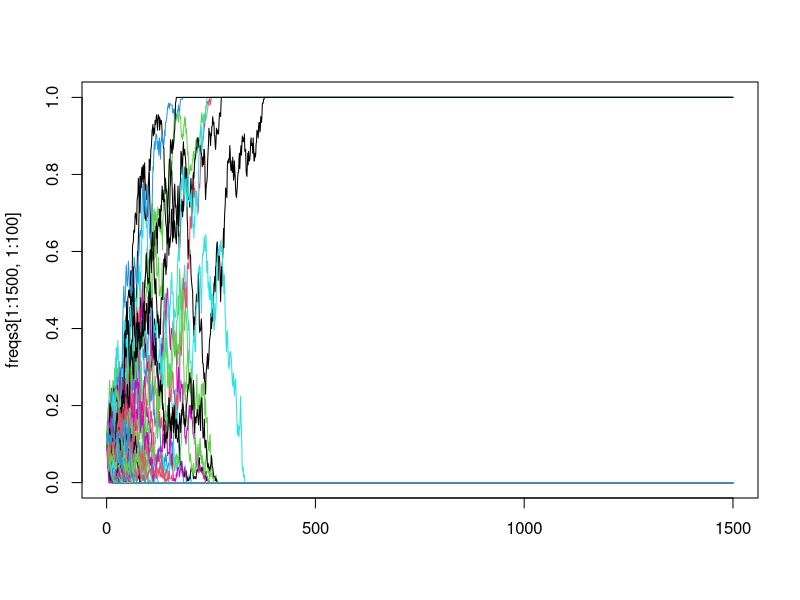

The R script that drew this image:
#M200A GENETIC DRIFT EXERCISES,Dr. Kirk Lohmueller, Fall 2015
#Hayley Stansell
#
#
getwd()
#
?rbinom
rbinom(3,10,0.1)
#3 random vars from a binom dist. 1st draw = 1/10 success, 2nd = 2/10 success, 3rd = 0/10 success
#[1] 1 2 0
rbinom
#just the function w/ nothing returns a summary of rbinom
#
#
########################################################################################EXERCISE ONE###################
#
#What is the expected number of successes in a sample of size 10 from the binomial dist. with probability of success p=0.1? 
#First, figure this out analytically based on the formulas from class. 
#Second, write a simulation in R to confirm this. 
#
#1)Based on probability p=0.1 (1 in 10 is a success), I would expect to see approximately one success in 10 draws. 
#2)
rbinom(10, 5, 0.1)
#[1] 1 0 0 1 2 0 1 2 0 1
#[1] 0 0 2 0 1 1 0 1 0 1
rbinom(10, 1, 0.1)
#[1] 0 0 0 0 0 0 0 0 0 0
#[1] 0 0 0 0 0 0 1 0 0 0

#################################################################

#simulate genetic drift
#
#p= allele freq (at t)
#N= pop size (number of diploid individs, or number of c-somes in pop)----HERE = number of diploid individs (so, pop has 2N csomes)
#
p<- 0.1
N<- 10
count<- rbinom(1,2*N, p)
count
#[1] 2
count/(2*N)
#[1] 0.1
#
#####################################################################################EXERCISE TWO#######################
#
#Write an R-function that simulates T generations of genetic drift for L independent SNPs. 
#Keep track of allele freq's of each of the L-SNPs in each of the T-generations. 
#All SNPs should start in the initial generation at frequency "p"
#
#Hint: Initialize a matrix to keep track of the freqs in each generation:
# T<- 5 
# L<- 3
# freqs<- matrix(nrow=T,ncol=L) #sets up framework for matrix to get allel freqs each generation.
#                                 each ROW is a generation, each COLUMN is a SNP
#Hint: First row of this matrix can/should have the initial allele frequency (p). 
#       Write a loop that will iterate through each generation and perform binom sampling.
#
T<- 8
L<- 3
freqs<- matrix(nrow = T, ncol = L)
freqs
#success!
#saying that pInitial(or pPrev)=0.25, N(size)=100 individuals, n(aka L)= 3 indept. SNPs
#so, pCurrent= count/(2N), and count= rbinom(3, 2*100, pPrev) for each. pCurrent becomes pPrev each new generation
#pPrev is all SNPs having p of 0.25
freqs[1,]<-0.25
freqs[1,]
N<-100
for(i in 2:T){
  count<- rbinom(L,2*N, freqs[(i-1),])
  freqNew<-(count/(2*N))
  freqs[i,]<-freqNew
}
freqs
#[,1]  [,2]  [,3]
#[1,] 0.250 0.250 0.250
#[2,] 0.295 0.280 0.265
#[3,] 0.310 0.300 0.275
#[4,] 0.270 0.370 0.235
#[5,] 0.305 0.365 0.230
#[6,] 0.405 0.350 0.210
#[7,] 0.475 0.310 0.250
#[8,] 0.510 0.260 0.285
#
#
#############################################################################################EXERCISE THREE###################
#
#Use the function just written to simulate drift with these parameters:
N<-100
L<-1000
T<-10000
p<-0.1
#
#
freqs3<- matrix(nrow = T, ncol = L)
freqs3
#success!
#saying that pInitial(or pPrev)=0.25, N(size)=100 individuals, n(aka L)= 3 indept. SNPs
#so, pCurrent= count/(2N), and count= rbinom(3, 2*100, pPrev) for each. pCurrent becomes pPrev each new generation
#pPrev is all SNPs having p of 0.25
freqs3[1,]<-0.1 #this is the pPrev(pInitial)
freqs3[1,]
for(i in 2:T){
  count<- rbinom(L,2*N, freqs3[(i-1),])
  freqNew3<-(count/(2*N))
  freqs3[i,]<-freqNew3
}
freqs3
#Success!!!
#data matrix too big to just paste here
#
#
#
###################################a) How many SNPs(L=1000) @ T=10,000 are at freq 0?
#   row=T, so at [10,000,], values = 0 --- L=0 at that point
?sum
?frequency
#frequency of zeros at [10000, ], freq that L's are zero
########################### == ----says if X == # ...if x equal to a number. So, X == 0, "tests" include < , > , and ==
sum(freqs3[10000, ] == 0) 
#[1] 906
#success!!
###################################b) How many are at frequency 1?
sum(freqs3[10000, ] == 1) 
#[1] 94
###################################c) Does this value agree with theoretical prediction for prob of fixation of a neutral?
#Yes, this supports the idea that as time progresses, a given allele will either drop out of existence 
#or become present across the whole population...becoming "fixed". 
#
#
###################################d) Make a plot of freq. trajectories for 100 SNPs. 
# 100 columns all rows .... freqs3[10000,100]
# x is 0-10000, y is 0-1
#try a small number freqs3[1000,5]

matplot(freqs3 [1:1500, 1:100], type= "l", lty = 1)
